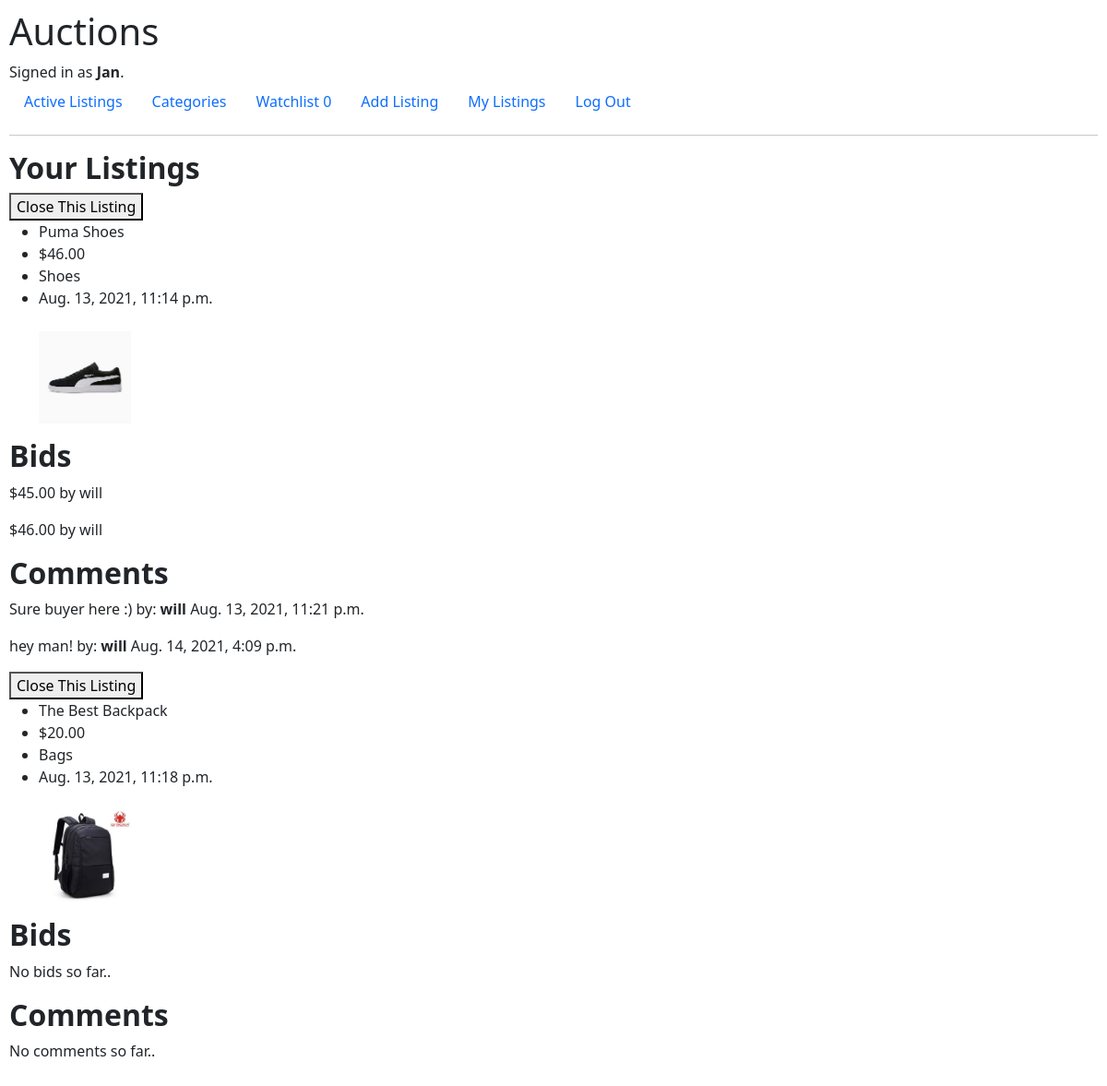
The app's page /My_Listing (signed in), older data.
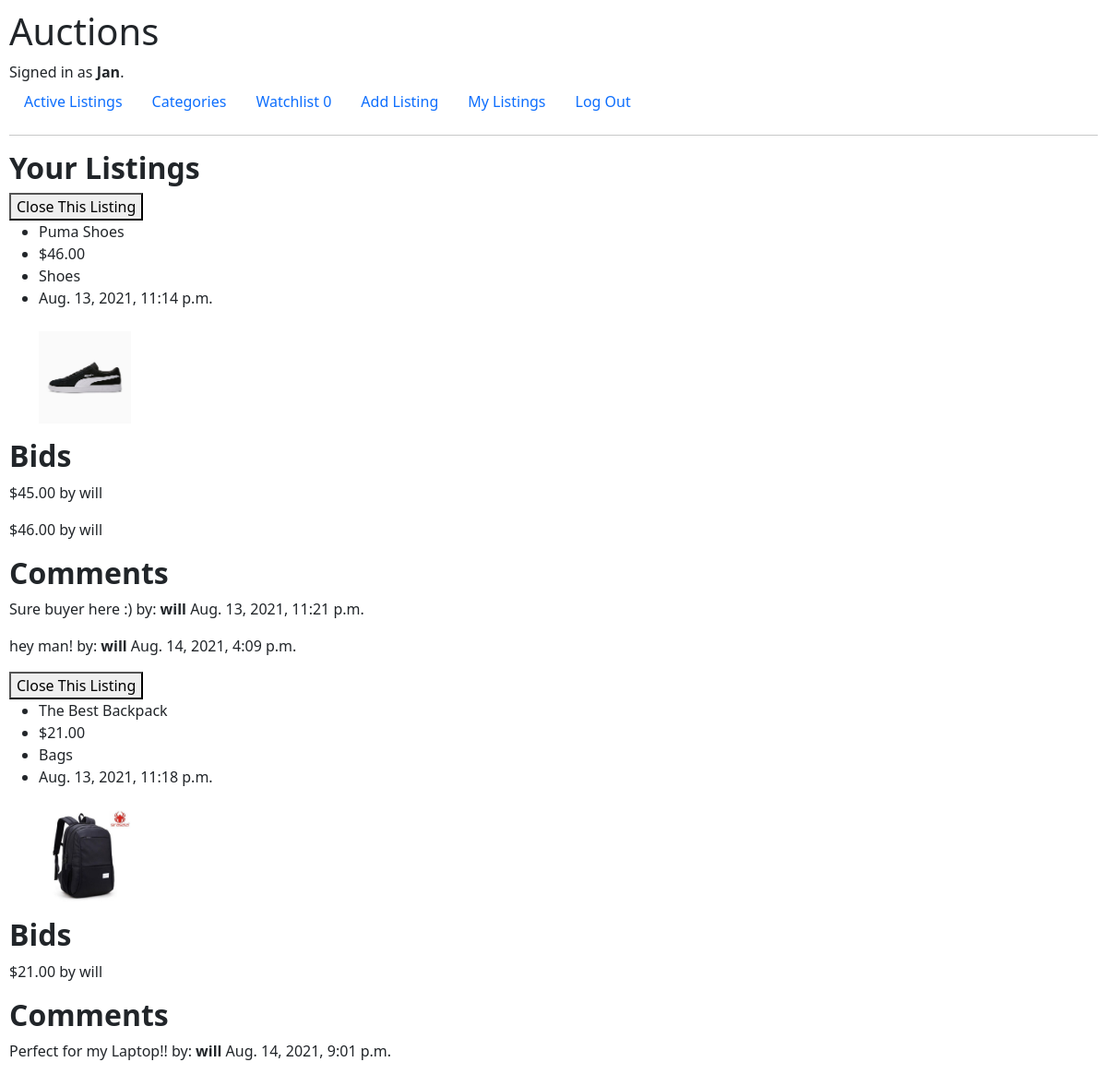
The same page, newer data.
### auctions/models.py (models this page shows, shortened)
class Listing(models.Model):
    user = models.ForeignKey('User', on_delete=CASCADE, related_name='user_that_make_the_auction')
    title = models.CharField(max_length=50)
    price = models.DecimalField(max_digits=10,decimal_places=2)
    category = models.ForeignKey('Category', on_delete=CASCADE, related_name='selected_category',blank=True)
    time = models.DateTimeField(auto_now_add=True, blank=True)
    image = models.ImageField(null = True, blank = True, upload_to = 'images/')
    closed = models.BooleanField(default=False)
    bid = models.ManyToManyField('Bid', blank=True, related_name='listing_bid')
    comment = models.ManyToManyField('Comment',blank=True, related_name='list_comment')

class Category(models.Model):
    Cat_name = models.CharField(max_length=50)
    def __str__(self):
        return f"{self.Cat_name}"

class Bid(models.Model):
     user = models.ForeignKey('User', on_delete=CASCADE,related_name='user_bid')
     bid = models.DecimalField(max_digits=10, decimal_places=2)
     def __str__(self):
         return f"${self.bid} by {self.user}"

class User(AbstractUser):
    pass

class Comment(models.Model):
    user = models.ForeignKey('User', on_delete=CASCADE, related_name='user_comment')
    time = models.DateTimeField(auto_now_add=True, blank=True)
    comment = models.CharField(max_length=200)

### auctions/views.py (the view, shortened to what this page needs)
# urls.py: path("My_Listing",views.show_my_listing, name= 'user_listing'),
def show_my_listing(request):
    user = User.objects.get(username=request.user)
    user_listing = user.user_that_make_the_auction.all()
    return render(request, 'auctions/my_listing.html',{
        'listing':user_listing
    })

### auctions/templates/auctions/my_listing.html (shortened to what this page needs)
{% extends "auctions/layout.html" %} {% block body %} {% load tz %}
<h2><strong>Your Listings</strong></h2>
{% for list in listing %}  {% if not list.closed%}
  <form action="" method="POST">
    <button type="submit" name="remove" value="{{list.id}}">
      Close This Listing
    </button>
    {% endif %}
    <ul>
      <li>{{list.title}}</li>
      <li>${{list.price}}</li>
      <li>{{list.category}}</li>
      {% timezone "Asia/Manila" %}
      <li>{{list.time}}</li>
      {% endtimezone %}
      <br />
      {% if list.image %}
      <img src="{{list.image.url}}" alt="no image" style="height: 100px" />
      {% endif %}
    </ul>
    <h2><strong>Bids </strong></h2>
    {% for li in list.bid.all %}
    <p>{{li}}</p>
    {% empty %}
    <p>No bids so far..</p>
    {% endfor %}
    <h2><strong>Comments</strong></h2>
    {% for com in list.comment.all %}
    <p>
      {{com.comment}} by:
      <span><strong>{{com.user}}</strong></span>
      {% timezone "Asia/Manila" %} {{com.time}} {% endtimezone %}
    </p>
    {% empty %}
    <p>No comments so far..</p>
    {% endfor %} {% empty %}
    <a href="{% url 'create_listing' %}">Create your Own Listing now</a>
    {% endfor %} {% endblock %}

Row changes from the older to the newer data that the page shows:
changed Listing "The Best Backpack": price "20.00" → "21.00"; no longer shows "No bids so far.. No comments so far.."
added Bid: bid+user "$21.00 by will", shown under Listing "The Best Backpack"
added Comment: comment "Perfect for my Laptop!!", user "will", time "Aug. 14, 2021, 9:01 p.m.", shown under Listing "The Best Backpack"
